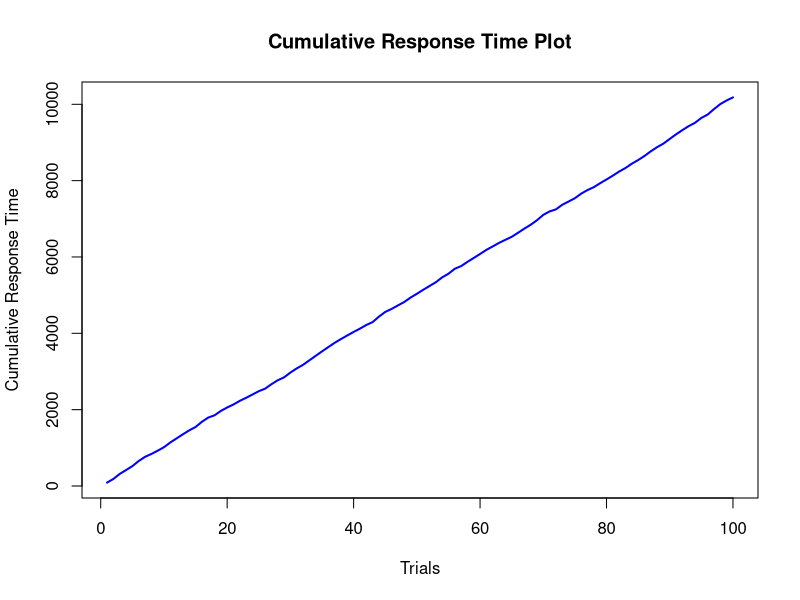

Recreate this plot in R.
# Simulate data
set.seed(123)
response_times <- rnorm(100, mean = 100, sd = 20)
cumulative_times <- cumsum(response_times)

# Create CRT plot
plot(cumulative_times, type = "l", col = "blue", lwd = 2,
     xlab = "Trials", ylab = "Cumulative Response Time",
     main = "Cumulative Response Time Plot")